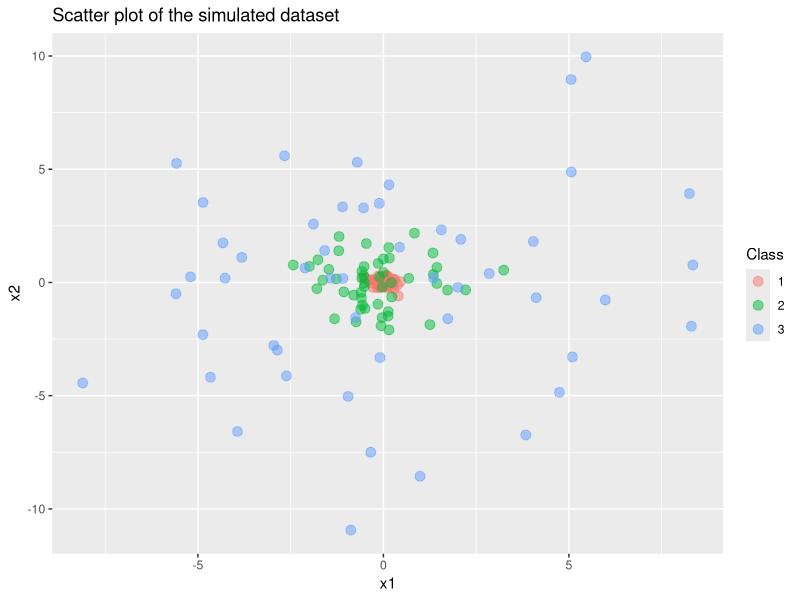

Reproduce this figure in R. (Note: this script raises an error after producing the figure.)

##Question 2

# load relevant libraries
library(caret)
library(tidyverse)
library(ggpubr)
library(e1071)
library(ggplot2)
library(pROC)

# simulate non-linearly separable data: three-class dataset with 50 obs in each class + 2 features
set.seed(42)
class1 = matrix(rnorm(n = 50 *2, mean = 0, sd = 0.2), ncol = 2)
class2 = matrix(rnorm(n = 50 *2, mean = 0, sd = 0.3), ncol = 2) * 4
class3 = matrix(rnorm(n = 50 *2, mean = 0, sd = 0.45), ncol = 2) * 9

# generate labels
lab = factor(1:3)
lab = rep(lab, each = 50) # 50 observations per label/class

# combine data into one data frame
df = as.data.frame(rbind(class1, class2, class3))
lab = as.data.frame(lab)
df = cbind(df, lab)
df

# rename columns
colnames(df)
names(df)[names(df) == "V1"] = "x1"
names(df)[names(df) == "V2"] = "x2"
names(df)[names(df) == "lab"] = "Class"
df

# plot simulated data
require(ggplot2)
require(reshape2)
ggplot(df, aes(x = x1, y = x2, colour = Class), ) +
  geom_point(size = 3, alpha = 0.5) +
  ggtitle("Scatter plot of the simulated dataset")

# get training and test sets
set.seed(42)
train.index = createDataPartition(df$Class, p = 0.5, list = FALSE, times = 1)
train = df[train.index,]
test_features = df[-train.index, -3]#features only
test_label=df$Class[-train.index]#labels only

#############################    RBF Kernel    #################################

# set train control
fitControl = trainControl(method = "repeatedcv",
                          number = 5,
                          repeats = 3)

# set normal radial function
set.seed(42)
svm.Radial = train(Class ~., data = train, method = "svmRadial",
                   trControl = fitControl,
                   preProcess = c("center", "scale"),
                   tuneLength = 5)
svm.Radial

# plot radial function
plot(svm.Radial)

# tune both parameters C and gamma
grid.Radial = expand.grid(sigma = c(0.01, 0.1, 1, 2, 4, 6, 8, 10), #gamma
                          C = c(0.01, 0.1,1, 10)) #cost

# set new radial function
set.seed(42)
svm.Radialg = train(Class ~., data = train, method = "svmRadial",
                    trControl = fitControl,
                    preProcess = c("center", "scale"),
                    tuneGrid = grid.Radial)
svm.Radialg #gamma=2 and C=1 

# plot new radial function with tuned parameters
plot(svm.Radialg)

# get test error / mean accuracy
pred.Radialg = predict(svm.Radialg, train[,-3])
radial.macc = mean(pred.Radialg == train[,3])
radial.macc # mean accuracy = 0.8533333
radial.terr = 1 - radial.macc
radial.terr # test error = 0.1466667

#########################    Polynomial Kernel    ##############################

# set up a grid of tuning parameters
grid.poly <- expand.grid(degree = c(2, 3, 4, 5),   # polynomial degree
                         scale = c(0.01, 0.1, 1),   # scale
                         C = c(0.01, 0.1, 1, 10))   # cost

# set polynomial function
svm.Polynomial = train(Class ~., data = train, method = "svmPoly",
                       trControl = fitControl,
                       preProcess = c("center", "scale"),
                       tuneGrid = grid.poly)
svm.Polynomial # polynomial degree = 2, scale = 1 and C = 10

# plot polynomial function
plot(svm.Polynomial)

# get test error / mean accuracy
pred.Polynomial = predict(svm.Polynomial, train[,-3])
poly.macc = mean(pred.Polynomial == train[,3])
poly.macc # mean accuracy = 0.84
poly.terr = 1 - poly.macc
poly.terr # test error = 0.16

##################    SVM with Linear Kernel    #######################

# tune parameter C
grid.SVC = expand.grid(C = c(0.01, 0.1, 1, 10, 20, 30, 40, 50)) #cost

# set SVC
svm.SVC = train(Class ~., train, method = "svmLinear",
                trControl = fitControl,
                preProcess = c("center", "scale"),
                tuneGrid = grid.SVC)
svm.SVC # C = 50

# plot SVC
plot(svm.SVC)

# get test error / mean accuracy
pred.SVC = predict(svm.SVC, train[,-3])
svc.macc =  mean(pred.SVC == train[,3])
svc.macc # mean accuracy = 0.547
svc.terr = 1 - svc.macc
svc.terr # test error = 0.453

#Compare test errors of all the kernels
err <- data.frame(poly.terr, radial.terr, svc.terr)
rownames(err) <- 'test error rate'
colnames(err) <- c('polynomial', 'RBF', 'linear')
err

